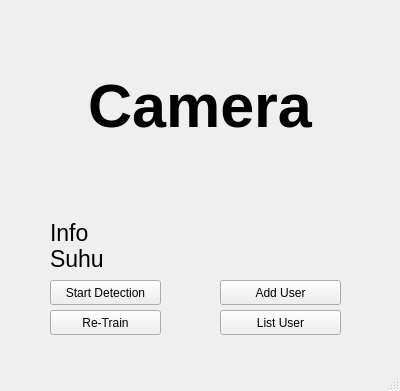
<?xml version="1.0" encoding="UTF-8"?>
<ui version="4.0">
 <class>MainWindow</class>
 <widget class="QMainWindow" name="MainWindow">
  <property name="geometry">
   <rect>
    <x>0</x>
    <y>0</y>
    <width>400</width>
    <height>391</height>
   </rect>
  </property>
  <property name="windowTitle">
   <string>Face Recognition</string>
  </property>
  <widget class="QWidget" name="centralwidget">
   <widget class="QPushButton" name="pbAddUser">
    <property name="geometry">
     <rect>
      <x>220</x>
      <y>280</y>
      <width>121</width>
      <height>25</height>
     </rect>
    </property>
    <property name="text">
     <string>Add User</string>
    </property>
   </widget>
   <widget class="QPushButton" name="pbStart">
    <property name="geometry">
     <rect>
      <x>50</x>
      <y>280</y>
      <width>111</width>
      <height>25</height>
     </rect>
    </property>
    <property name="text">
     <string>Start Detection</string>
    </property>
   </widget>
   <widget class="QLabel" name="camera">
    <property name="geometry">
     <rect>
      <x>50</x>
      <y>10</y>
      <width>300</width>
      <height>191</height>
     </rect>
    </property>
    <property name="font">
     <font>
      <pointsize>46</pointsize>
      <weight>75</weight>
      <italic>false</italic>
      <bold>true</bold>
      <underline>false</underline>
     </font>
    </property>
    <property name="autoFillBackground">
     <bool>false</bool>
    </property>
    <property name="text">
     <string>Camera</string>
    </property>
    <property name="alignment">
     <set>Qt::AlignCenter</set>
    </property>
   </widget>
   <widget class="QPushButton" name="pbTrain">
    <property name="geometry">
     <rect>
      <x>50</x>
      <y>310</y>
      <width>111</width>
      <height>25</height>
     </rect>
    </property>
    <property name="text">
     <string>Re-Train</string>
    </property>
   </widget>
   <widget class="QLabel" name="label_info">
    <property name="geometry">
     <rect>
      <x>50</x>
      <y>220</y>
      <width>151</width>
      <height>51</height>
     </rect>
    </property>
    <property name="font">
     <font>
      <pointsize>17</pointsize>
     </font>
    </property>
    <property name="text">
     <string>Info
Suhu</string>
    </property>
   </widget>
   <widget class="QPushButton" name="pbListUser">
    <property name="geometry">
     <rect>
      <x>220</x>
      <y>310</y>
      <width>121</width>
      <height>25</height>
     </rect>
    </property>
    <property name="text">
     <string>List User</string>
    </property>
   </widget>
  </widget>
  <widget class="QMenuBar" name="menubar">
   <property name="geometry">
    <rect>
     <x>0</x>
     <y>0</y>
     <width>400</width>
     <height>22</height>
    </rect>
   </property>
  </widget>
  <widget class="QStatusBar" name="statusbar"/>
  <action name="actionMain">
   <property name="text">
    <string>Main</string>
   </property>
  </action>
  <action name="actionUser">
   <property name="text">
    <string>User List</string>
   </property>
  </action>
  <action name="actionExit">
   <property name="text">
    <string>Exit</string>
   </property>
  </action>
 </widget>
 <resources/>
 <connections>
  <connection>
   <sender>actionExit</sender>
   <signal>triggered()</signal>
   <receiver>MainWindow</receiver>
   <slot>close()</slot>
   <hints>
    <hint type="sourcelabel">
     <x>-1</x>
     <y>-1</y>
    </hint>
    <hint type="destinationlabel">
     <x>189</x>
     <y>158</y>
    </hint>
   </hints>
  </connection>
 </connections>
</ui>
